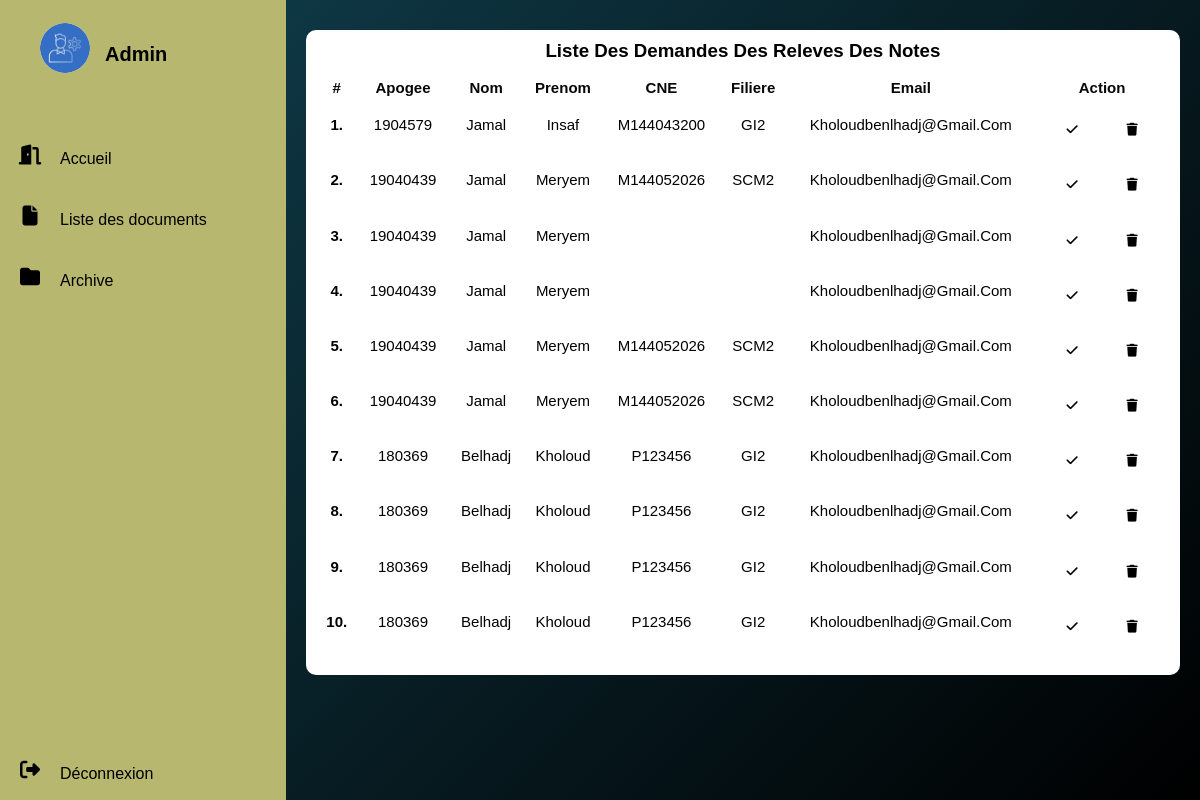
The app's page /pj_1/liste_releve.php, older data.
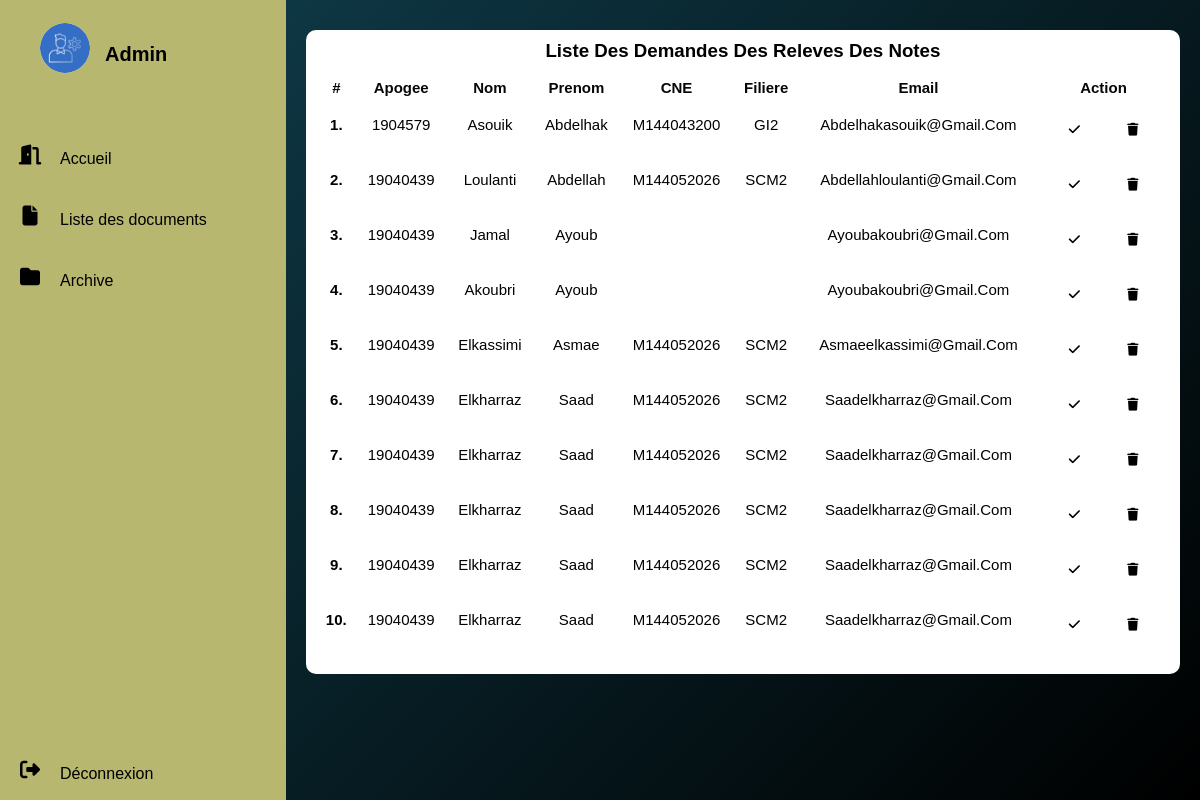
The same page, newer data.
### tables this page shows
CREATE TABLE `demanderel` (
  `id` int(11) NOT NULL,
  `apogee` int(11) NOT NULL,
  `filiere` varchar(30) NOT NULL,
  `nom` varchar(30) NOT NULL,
  `prenom` varchar(30) NOT NULL,
  `CNE` varchar(30) NOT NULL,
  `date_naissance` date NOT NULL,
  `ville` varchar(50) NOT NULL,
  `email` varchar(30) NOT NULL
);

### pj_1/liste_releve.php (the view, shortened to what this page needs)
<?php
require("connection.php");
?>
<!DOCTYPE html>
<html lang="en">
<head>
    <link rel="stylesheet" href="styleprofil.css">
</head>
<body>
<div class="container">
  <nav>
    <ul>
      <div class="sm">
        <li>
            <a href="index.php" class="logo" >
            <img src="img/n.jpg">
            <span class="nav-iten">Admin</span>
        </a>
    </li>
    <li>
      <a href="index.php">
        <i class="fas fa-door-open"></i>
      <span class="nav-item">Accueil</span>
      </a>
  </li>
    <li class="lin">
         <i class="fas fa-file"></i> <input  onclick="setvisibility('sous','table') ;setvisibility('sous1','none');"type="button" class="nav-item" value="Liste des documents">
    </li>
    <li class="lin">
      <i class="fas fa-folder"></i>
    </i> <input   onclick="setvisibility('sous1','table') ;setvisibility('sous','none');"type="button" class="nav-item" value="Archive">
</li>
 <li>
  <a href="index.php" class="logout" >
      <i class="fas fa-sign-out-alt"></i>
  <span class="nav-item">Déconnexion</span>
  </a>
</li>
  </div>
 </ul>
</nav>
    <section class="main">
      <section class="Utilisateurs">
          <div class="users-list">
            <h1>Liste des demandes des releves des notes</h1>
            <table class="table">
              <thead>
                <tr>
      <th >#</th>
      <th scope="col">apogee</th>
      <th scope="col">nom</th>
      <th scope="col">Prenom</th>
            <th scope="col">CNE</th>
            <th scope="col">Filiere</th>
            <th scope="col">Email</th>
      <th>action</th>
                </tr>
              </thead>
              <tbody>
              <?php $query = mysqli_query($con,"SELECT * FROM demanderel ");
          $i=1;
          while($row = mysqli_fetch_assoc($query))
          {
          ?>
          <tr>
            <th scope="row"><?=$i++?>.</th>
            <td><?=$row['apogee']?></td>
            <td><?=$row['nom']?></td>
            <td><?=$row['prenom']?></td>
            <td><?=$row['CNE']?></td>
            <td><?=$row['filiere']?></td>
            <td><?=$row['email']?></td>
            <td>
              <div class="icone">
              <a target="_blank" href="print_releve.php?id=<?=$row['apogee']?>" >  <i class="fas fa-check"></i></a>
              <a  href="suppRel.php?id=<?=$row['id']?>"><i class="fas fa-trash"></i></a>
</div>
            </td>
          </tr>
         <?php } ?>
        </tbody>
      </table>
    </div>
  </div>

### pj_1/styleprofil.css (style rules this page uses)
* { margin: 0; padding: 0; box-sizing: border-box; text-decoration: none; border: none; outline: none; font-family: "Poppings",sans-serif; }
body { background: linear-gradient(-45deg,rgb(0, 0, 0) , rgb(16, 64, 79) ); }
nav { position: sticky; top: 0; bottom: 0; height: 100vh; width: 340px; left: 0; background: rgb(183, 183, 111); transition: 1s; }
.logo { text-align: center; display: flex; margin: 13px 0 0 30px; padding-bottom: 3rem; }
.logo img { width: 50px; height: 50px; border-radius: 50%; }
.logo span { padding: 10px; font-weight: bold; font-size: 20px; margin-top: 10px; padding-left: 15px; }
a { position: relative; width: 100%; font-size: 20px; color: black; display: table; padding: 10px; }
nav .fas { position: relative; width: 40px; height: 40px; top: 10px; text-align: center; }
.nav-item { position: relative; top: 12px; margin-left: 10px; cursor: pointer; display: inline-flex; font-size: 1rem; border: none; outline: none; background-color:transparent ; }
.logout { position: absolute; bottom: 0; }
.container { display: flex; }
.main { position: relative; padding: 20px; width: 90%; }
.Utilisateurs { margin-top: 10px; text-transform: capitalize; }
.users-list { width: 100%; padding: 10px; margin-top: 10px; background: white; border-radius: 10px; }
.users-list h1 { text-align: center; }
.table { min-width: 100%; margin: 15px 0; font-size: 15px; border-radius: 5px 5px 0 0; }
table thead tr { color:rgb(7, 7, 7); background: white; text-align: left; font-weight: bold; }
.table th, .table td { padding: 0.1px 6px; text-align: center; }
.table tbody tr:nth-of-type(odd) { background: white; }
.icone { padding-top: 5%; display: flex; justify-content: center; align-items: center; }
.icone .fas { cursor: pointer; font-size: 0.8rem; display: inline-flex; padding: 0rem 0.5rem; }
.lin { position: relative; width: 100%; font-size: 20px; color: black; display: table; padding: 10px; }

Row changes from the older to the newer data that the page shows:
changed demanderel "GI2": nom "Jamal" → "Asouik"; prenom "Insaf" → "Abdelhak"; email "Kholoudbenlhadj@gmail.com" → "Abdelhakasouik@gmail.com"
changed demanderel: nom "Jamal" → "Loulanti"; prenom "Meryem" → "Abdellah"; email "Kholoudbenlhadj@gmail.com" → "Abdellahloulanti@gmail.com"
changed demanderel "Jamal": prenom "Meryem" → "Ayoub"; email "Kholoudbenlhadj@gmail.com" → "Ayoubakoubri@gmail.com"
changed demanderel: nom "Jamal" → "Akoubri"; prenom "Meryem" → "Ayoub"; email "Kholoudbenlhadj@gmail.com" → "Ayoubakoubri@gmail.com"
changed demanderel: nom "Jamal" → "Elkassimi"; prenom "Meryem" → "Asmae"; email "Kholoudbenlhadj@gmail.com" → "Asmaeelkassimi@gmail.com"
changed demanderel (number 6 of 10 on the later page): nom "Jamal" → "Elkharraz"; prenom "Meryem" → "Saad"; email "Kholoudbenlhadj@gmail.com" → "Saadelkharraz@gmail.com"
changed demanderel (number 7 of 10 on the later page): apogee "180369" → "19040439"; nom "Belhadj" → "Elkharraz"; prenom "Kholoud" → "Saad"; CNE "P123456" → "M144052026"; filiere "GI2" → "SCM2"; email "Kholoudbenlhadj@gmail.com" → "Saadelkharraz@gmail.com"
changed demanderel (number 8 of 10 on the later page): apogee "180369" → "19040439"; nom "Belhadj" → "Elkharraz"; prenom "Kholoud" → "Saad"; CNE "P123456" → "M144052026"; filiere "GI2" → "SCM2"; email "Kholoudbenlhadj@gmail.com" → "Saadelkharraz@gmail.com"
changed demanderel (number 9 of 10 on the later page): apogee "180369" → "19040439"; nom "Belhadj" → "Elkharraz"; prenom "Kholoud" → "Saad"; CNE "P123456" → "M144052026"; filiere "GI2" → "SCM2"; email "Kholoudbenlhadj@gmail.com" → "Saadelkharraz@gmail.com"
changed demanderel (number 10 of 10 on the later page): apogee "180369" → "19040439"; nom "Belhadj" → "Elkharraz"; prenom "Kholoud" → "Saad"; CNE "P123456" → "M144052026"; filiere "GI2" → "SCM2"; email "Kholoudbenlhadj@gmail.com" → "Saadelkharraz@gmail.com"
